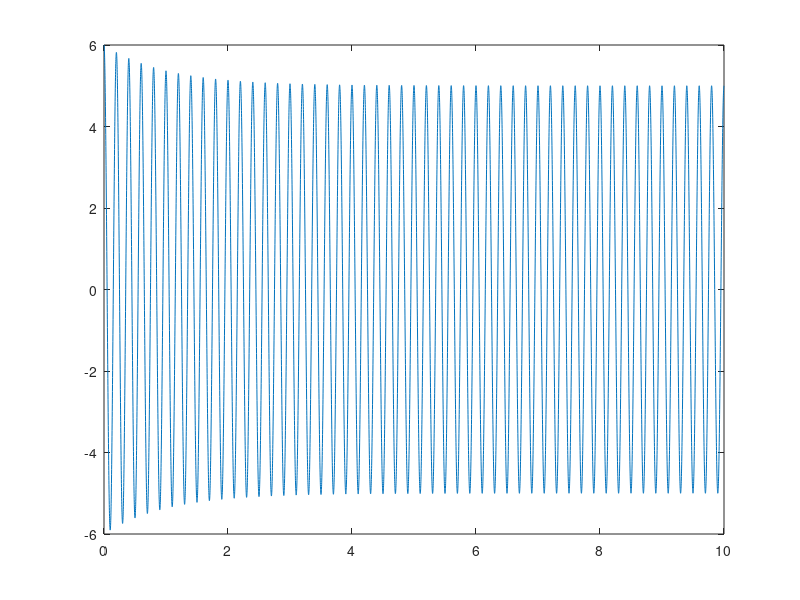

Write the MATLAB code that produced this figure.
%% original plot NOTE FOR PART C USE COS WAVE WITH W0 < 10PI
t = 0:0.001:10; % time
A0 = 2;
w0 =10*pi;
phi = pi/4;

ym = exp(-t);
A = A0+ym;

yc = A.*sin(w0*t + phi);
grid on
plot(t,yc)

%% part(a) AM
t = 0:0.001:10; % time
A0 = 5;
w0 =10*pi;
phi = pi/2;

ym = exp(-t);
A = A0+ym;

yc = A.*sin(w0*t + phi);
grid on
plot(t,yc)

%% part(a) FM
t = 0:0.001:10; % time
A0 = 5;
w0 =10*pi;
phi = pi/2;

ym = exp(-t);
A = A0+ym;

yc = A.*sin(w0*t + phi);
grid on
plot(t,yc)




